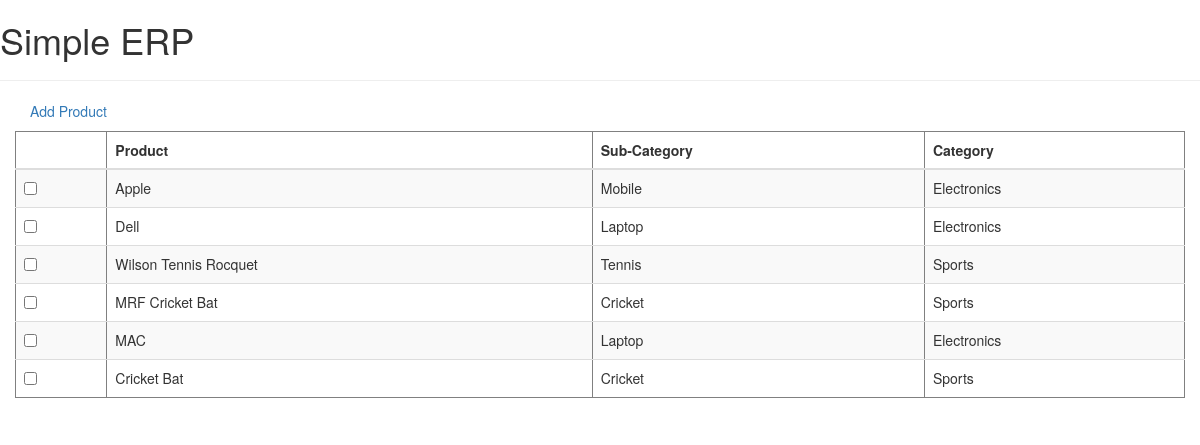
The app's page /app/ with its own data.
### app/models.py (models this page shows, shortened)
class Product(models.Model):
    name = models.CharField(max_length=100)
    category = models.ForeignKey(Category, on_delete=models.SET_NULL, null=True)
    subcategory = models.ForeignKey(SubCategory, on_delete=models.SET_NULL, null=True)

class SubCategory(models.Model):
    category = models.ForeignKey(Category,on_delete=models.CASCADE)
    name = models.CharField(max_length=100)

class Category(models.Model):
    name = models.CharField(max_length=100)

### app/views.py (the view)
# urls.py: path('', views.ProductListView.as_view(), name='product_changelist'),
class ProductListView(ListView):
    model = Product
    context_object_name = 'product'

### app/templates/app/product_list.html (shortened to what this page needs)
{% extends 'base.html' %}
{% block content %}
<div class="container">
    <p>
        <a href="{% url 'product_add' %}"> Add Product </a>
    </p>
    <div class="row">
        <div class="col-3 menu">
    <table class="table table-striped" border="1">
        <thead>
            <tr>
                <th></th>
                <th>Product</th>
                <th>Sub-Category</th>
                <th>Category</th>
            </tr>
        </thead>
        <tbody>
            {% for obj in product %}
            <tr>
                <td><input type="checkbox"></td>
                <td>{{ obj.name }}</td>
                <td>{{ obj.subcategory.name }}</td>
                <td>{{ obj.category.name }}</td>
            </tr>
            {% endfor %}
        </tbody>
    </table>
    </div>
    </div>
</div>
{% endblock %}

### templates/base.html (shortened to what this page needs)
<!doctype html>
<html lang="en-us">
  <head>
    <link rel="stylesheet" href="https://maxcdn.bootstrapcdn.com/bootstrap/3.3.7/css/bootstrap.min.css">
  </head>
  <body>
    <h1>Simple ERP</h1>
    <hr>
    {% block content %}
    {% endblock %}
  </body>
</html>

### records on screen
Product: name "Apple", subcategory.name "Mobile", category.name "Electronics"
Product: name "Dell", subcategory.name "Laptop", category.name "Electronics"
Product: name "Wilson Tennis Rocquet", subcategory.name "Tennis", category.name "Sports"
Product: name "MRF Cricket Bat", subcategory.name "Cricket", category.name "Sports"
Product: name "MAC", subcategory.name "Laptop", category.name "Electronics"
Product: name "Cricket Bat", subcategory.name "Cricket", category.name "Sports"
